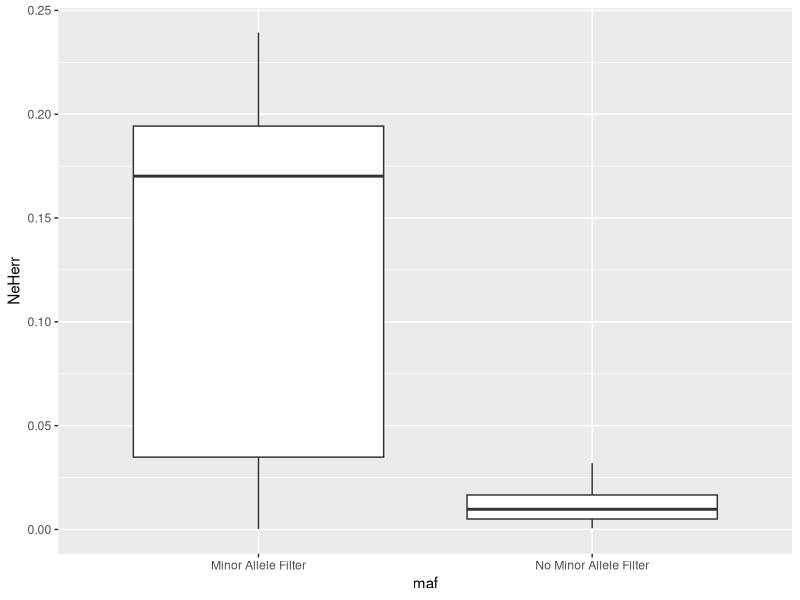
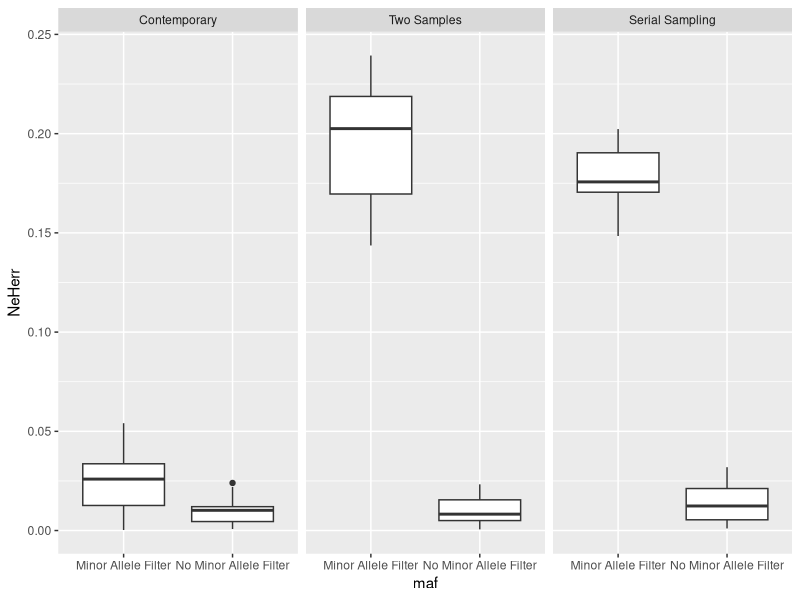
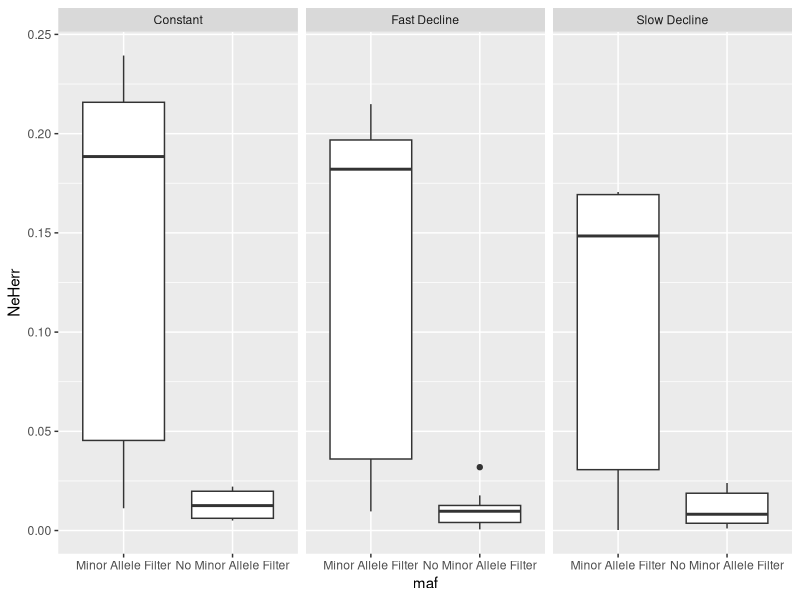
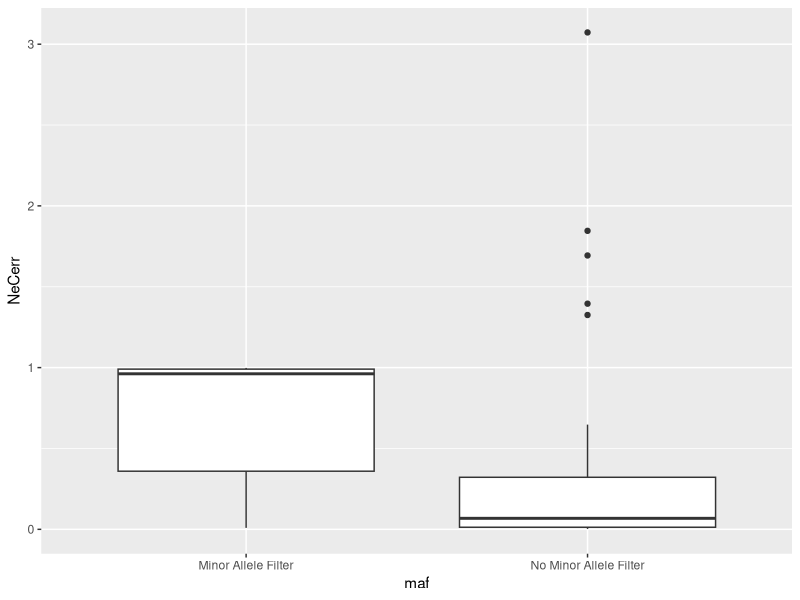
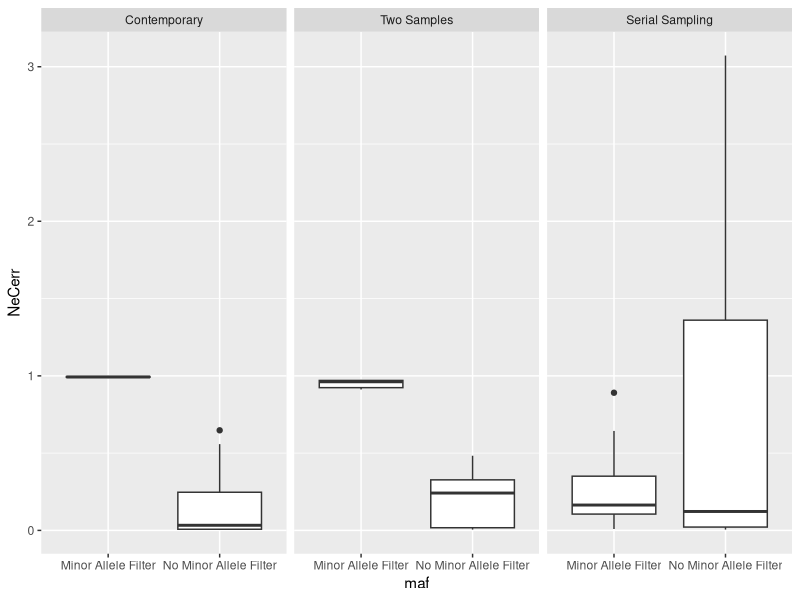
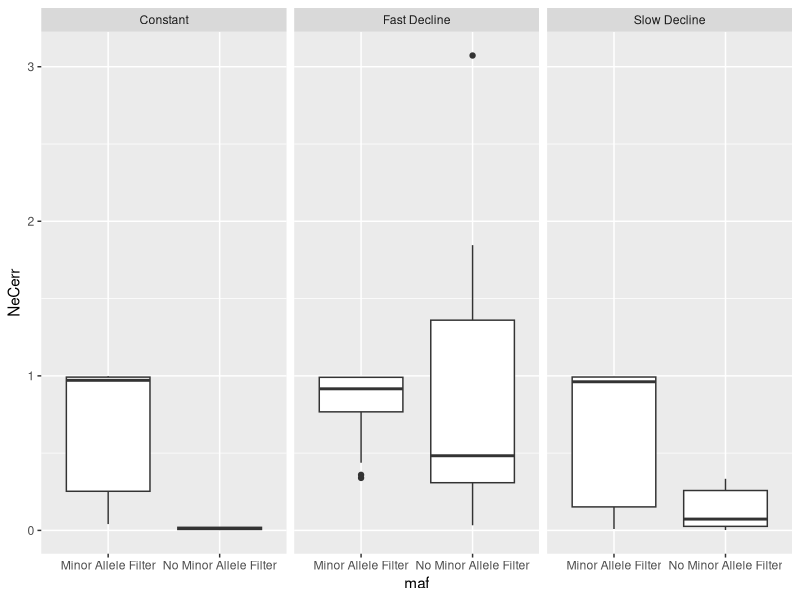
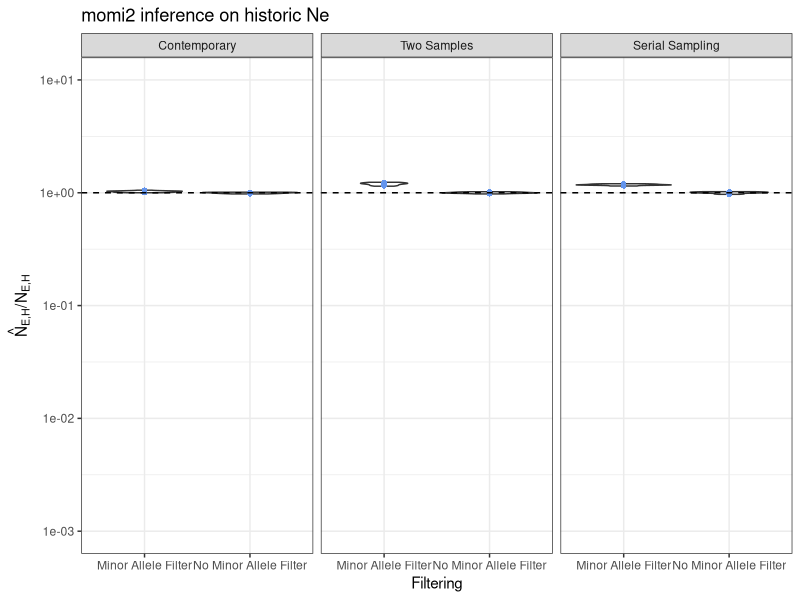
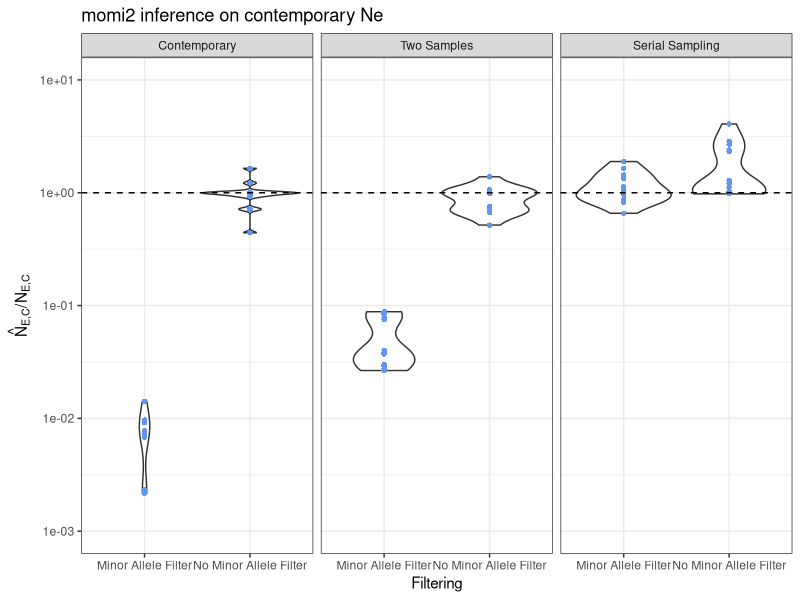

Reproduce these figures in R, in order.
library(tidyverse)
library(ggplot2)

tru=read.csv("inferences/truvalue.csv",header=T)
#tru=read.csv("/Users/nerdbrained/Desktop/Rutger/slimulations/forwardslims_4manuscript/n500_inferences/truvalue.csv",header=T)
tru$scen=paste(tru$NeAnc,tru$td,tru$lambda)

momidat_single=read.csv("inferences/momi_nomaf_data_single2samp.csv",header=T)
momidat_single$Neh_best=ifelse(momidat_single$delta<0,momidat_single$Nh,momidat_single$Nh_Cons)
momidat_single$Nec_best=ifelse(momidat_single$delta<0,momidat_single$Nc,momidat_single$Nc_Cons)
momidat_single$scen=paste(momidat_single$NeAnc,momidat_single$td,momidat_single$lambda)
momidat_single$trueNeH=tru$TrueNeH[match(momidat_single$scen,tru$scen)]
momidat_single$trueNeC=tru$TrueNec[match(momidat_single$scen,tru$scen)]
momidat_single$NeHerr=abs(momidat_single$Neh_best-momidat_single$trueNeH)/momidat_single$trueNeH
momidat_single$NeCerr=abs(momidat_single$Nec_best-momidat_single$trueNeC)/momidat_single$trueNeC
momidat_single$NeHrat <- momidat_single$Neh_best/momidat_single$trueNeH
momidat_single$NeCrat <- momidat_single$Nec_best/momidat_single$trueNeC
momidat_single$modsel=ifelse(momidat_single$delta<0,"Change","Constant")

momidat_maf1=read.csv("inferences/momi_maf1_data_deltaAIC.csv",header=T)
momidat_maf1$Neh_best=ifelse(momidat_maf1$delta<0,momidat_maf1$Nh,momidat_maf1$NhC)
momidat_maf1$Nec_best=ifelse(momidat_maf1$delta<0,momidat_maf1$Nc,momidat_maf1$NcC)
momidat_maf1$scen=paste(momidat_maf1$NeAnc,momidat_maf1$td,momidat_maf1$lambda)
momidat_maf1$trueNeH=tru$TrueNeH[match(momidat_maf1$scen,tru$scen)]
momidat_maf1$trueNeC=tru$TrueNec[match(momidat_maf1$scen,tru$scen)]
momidat_maf1$NeHerr=abs(momidat_maf1$Neh_best-momidat_maf1$trueNeH)/momidat_maf1$trueNeH
momidat_maf1$NeCerr=abs(momidat_maf1$Nec_best-momidat_maf1$trueNeC)/momidat_maf1$trueNeC
momidat_maf1$NeHrat <- momidat_maf1$Neh_best/momidat_maf1$trueNeH
momidat_maf1$NeCrat <- momidat_maf1$Nec_best/momidat_maf1$trueNeC
momidat_maf1$modsel=ifelse(momidat_maf1$delta<0,"Change","Constant")

momidat_basic=read.csv("inferences/momi_nomaf_data_deltaAIC.csv",header=T)
momidat_basic$Neh_best=ifelse(momidat_basic$delta<0,momidat_basic$Neh,momidat_basic$Neh_change)
momidat_basic$Nec_best=ifelse(momidat_basic$delta<0,momidat_basic$Nec,momidat_basic$Nec_change)
momidat_basic$scen=paste(momidat_basic$NeAnc,momidat_basic$td,momidat_basic$lambda)
momidat_basic$trueNeH=tru$TrueNeH[match(momidat_basic$scen,tru$scen)]
momidat_basic$trueNeC=tru$TrueNec[match(momidat_basic$scen,tru$scen)]
momidat_basic$NeHerr=abs(momidat_basic$Neh_best-momidat_basic$trueNeH)/momidat_basic$trueNeH
momidat_basic$NeCerr=abs(momidat_basic$Nec_best-momidat_basic$trueNeC)/momidat_basic$trueNeC
momidat_basic$NeHrat <- momidat_basic$Neh_best/momidat_basic$trueNeH
momidat_basic$NeCrat <- momidat_basic$Nec_best/momidat_basic$trueNeC
momidat_basic$modsel=ifelse(momidat_basic$delta<0,"Constant","Change")


momidat_single_fast=momidat_single[which(momidat_single$scen=="n10e4 td190 l95" & momidat_single$data=="n200" & momidat_single$sampn=="rad50k"),]
momidat_maf1_fast=momidat_maf1[which(momidat_maf1$scen=="n10e4 td190 l95" & momidat_maf1$sampn=="n200" & momidat_maf1$data=="rad50k"),]
momidat_basic_fast=momidat_basic[which(momidat_basic$scen=="n10e4 td190 l95" & momidat_maf1$sampn=="n200" & momidat_maf1$data=="rad50k"),]

momidat_single_slow=momidat_single[which(momidat_single$scen=="n10e4 td100 l99" & momidat_single$data=="n200" & momidat_single$sampn=="rad50k"),]
momidat_maf1_slow=momidat_maf1[which(momidat_maf1$scen=="n10e4 td100 l99" & momidat_maf1$sampn=="n200" & momidat_maf1$data=="rad50k"),]
momidat_basic_slow=momidat_basic[which(momidat_basic$scen=="n10e4 td100 l99" & momidat_maf1$sampn=="n200" & momidat_maf1$data=="rad50k"),]

momidat_single_constant=momidat_single[which(momidat_single$scen=="n10e4 constant constant" & momidat_single$data=="n200" & momidat_single$sampn=="rad50k"),]
momidat_maf1_constant=momidat_maf1[which(momidat_maf1$scen=="n10e4 constant constant" & momidat_maf1$sampn=="n200" & momidat_maf1$data=="rad50k"),]
momidat_basic_constant=momidat_basic[which(momidat_basic$scen=="n10e4 constant constant" & momidat_maf1$sampn=="n200" & momidat_maf1$data=="rad50k"),]

momidat_single_rad50kn200=momidat_single[which(momidat_single$data=="n200" & momidat_single$sampn=="rad50k"),]
momidat_maf1_rad50kn200=momidat_maf1[which(momidat_maf1$sampn=="n200" & momidat_maf1$data=="rad50k"),]
momidat_basic_rad50kn200=momidat_basic[which(momidat_basic$sampn=="n200" & momidat_basic$data=="rad50k"),]


momidat_maf1_rad50kn200 %>% select('NeHerr','NeCerr','scheme','scen','NeCrat','NeHrat') -> maf1err 
maf1err$maf="Minor Allele Filter"
maf1err$scen=gsub("n10e4 constant constant","Constant",maf1err$scen)
maf1err$scen=gsub("n10e4 td100 l99","Slow Decline",maf1err$scen)
maf1err$scen=gsub("n10e4 td190 l95","Fast Decline",maf1err$scen)
maf1err$scheme=gsub("t0","Contemporary",maf1err$scheme)
maf1err$scheme=gsub("Contemporaryt120","Two Samples",maf1err$scheme)
maf1err$scheme=gsub("all","Serial Sampling",maf1err$scheme)

momidat_basic_rad50kn200 %>% 
  filter(!grepl('n10e3|td130|td160|td190 l99',scen)) %>% 
  select('NeHerr','NeCerr','scheme','scen','NeCrat','NeHrat') -> nomaferr 

nomaferr$maf="No Minor Allele Filter"
nomaferr$scen=gsub("n10e4 constant constant","Constant",nomaferr$scen)
nomaferr$scen=gsub("n10e4 td100 l99","Slow Decline",nomaferr$scen)
nomaferr$scen=gsub("n10e4 td190 l95","Fast Decline",nomaferr$scen)
nomaferr$scheme=gsub("t0","Contemporary",nomaferr$scheme)
nomaferr$scheme=gsub("Contemporaryt120","Two Samples",nomaferr$scheme)
nomaferr$scheme=gsub("all","Serial Sampling",nomaferr$scheme)
nomaferr= na.omit(nomaferr)

mafcomp=rbind(nomaferr,maf1err)

mafcomp$col=ifelse(mafcomp$scheme=="Contemporary","blue",ifelse(mafcomp$scheme=="Two Samples","green","orange"))

mafcomp$scheme=factor(mafcomp$scheme, levels=c("Contemporary","Two Samples","Serial Sampling"))

### boxen

p <- ggplot(mafcomp, aes(x=maf, y=NeHerr)) + 
  geom_boxplot()
p
p + facet_wrap(~scheme)
p + facet_wrap(~scen)


p <- ggplot(mafcomp, aes(x=maf, y=NeCerr)) + 
  geom_boxplot()
p
p + facet_wrap(~scheme)
p + facet_wrap(~scen)

#### violins

p <- ggplot(mafcomp, aes(x=maf, y=NeHrat)) + geom_violin()
p + geom_point(shape=16,colour="cornflowerblue") +
  theme_bw() +
  ggtitle("momi2 inference on historic Ne") +
  xlab("Filtering") +
  ylab(expression(paste(hat(N)["E,H"],'/N'["E,H"]))) +
  geom_hline(yintercept=1,linetype="dashed") +
  facet_wrap(~scheme) + scale_y_log10(limits=c(0.001,10)) +
  theme_bw()

ggsave("plots/maf_NeH_violins_revised0509.pdf",device="pdf")

p <- ggplot(mafcomp, aes(x=maf, y=NeCrat)) + geom_violin()
p + geom_point(shape=16,colour="cornflowerblue") + 
  theme_bw() +
  ggtitle("momi2 inference on contemporary Ne") + 
  xlab("Filtering") +
  ylab(expression(paste(hat(N)["E,C"],'/N'["E,C"]))) +
  geom_hline(yintercept=1,linetype="dashed") +
  facet_wrap(~scheme)  + scale_y_log10(limits=c(0.001,10)) +
  theme_bw()

ggsave("plots/maf_NeC_violins_revised0509.pdf",device="pdf")


### singletons

nomaferr$maf="None"

nomaferr %>%
  filter(scheme=="Two Samples") -> nomaf2samp

momidat_single %>% 
  filter(scheme=="t0t120") %>% 
  select('NeHerr','NeCerr','scheme','scen','NeCrat','NeHrat','maf') -> singleerr 
singleerr$scen=gsub("n10e4 constant constant","Constant",singleerr$scen)
singleerr$scen=gsub("n10e4 td100 l99","Slow Decline",singleerr$scen)
singleerr$scen=gsub("n10e4 td190 l95","Fast Decline",singleerr$scen)
singleerr$scheme=gsub("t0t120","Two Samples",singleerr$scheme)
singleerr$maf=gsub("e0.0001","1e-4",singleerr$maf)
singleerr$maf=gsub("e0.001","1e-3",singleerr$maf)
singleerr$maf=gsub("e1e-05","1e-5",singleerr$maf)

#mafcomp=rbind(nomaf2samp,singleerr)

#mafcomp$col=ifelse(mafcomp$scheme=="Contemporary","blue",ifelse(mafcomp$scheme=="Two Samples","green","orange"))

#mafcomp$scheme=factor(mafcomp$scheme, levels=c("Contemporary","Two Samples","Serial Sampling"))

####

p <- ggplot(mafcomp, aes(x=maf, y=NeHerr)) + 
  geom_boxplot()
p
p + facet_wrap(~scen)

p <- ggplot(mafcomp, aes(x=maf, y=NeCerr)) + 
  geom_boxplot()
p
p + facet_wrap(~scen)


#### violins

p <- ggplot(mafcomp, aes(x=maf, y=NeHrat)) + geom_violin()
p + geom_point(shape=16,col=mafcomp$col) + ggtitle("momi2 inference on historic Ne") + xlab("Assembly Scheme") + ylab(expression(paste(widehat('N'[E]),'H/N'[E],'H'))) + geom_hline(yintercept=1,linetype="dashed") + facet_wrap(~scen) + scale_y_log10(limits=c(0.001,10))

p <- ggplot(mafcomp, aes(x=maf, y=NeCrat)) + geom_violin()
p + geom_point(shape=16,col=mafcomp$col) + ggtitle("momi2 inference on contemporary Ne") + xlab("Assembly Scheme") + ylab(expression(paste(widehat('N'[E]),'C/N'[E],'C'))) + geom_hline(yintercept=1,linetype="dashed") + facet_wrap(~scen)  + scale_y_log10(limits=c(0.001,10))

#### no wrap

p <- ggplot(mafcomp, aes(x=maf, y=NeHrat)) + geom_violin()
p + geom_point(shape=16,colour="cornflowerblue") + 
  theme_bw()+ ggtitle("momi2 inference on historic Ne") + 
  xlab("Singleton Rate") + 
  ylab(expression(paste(hat(N)["E,H"],'/N'["E,H"]))) + 
  geom_hline(yintercept=1,linetype="dashed") + 
  scale_y_log10(limits=c(0.001,10))

ggsave("singleton_NeH_violins_revised0429.pdf",device="pdf")

p <- ggplot(mafcomp, aes(x=maf, y=NeCrat)) + geom_violin()
p + geom_point(shape=16,colour="cornflowerblue") + 
  theme_bw()+ ggtitle("momi2 inference on contemporary Ne") + 
  xlab("Singleton Rate") + 
  ylab(expression(paste(hat(N)["E,C"],'/N'["E,C"]))) + 
  geom_hline(yintercept=1,linetype="dashed") + 
  scale_y_log10(limits=c(0.001,10))

ggsave("singleton_NeC_violins_revised0429.pdf",device="pdf")




#### clumped figure!! for 2 samp

tru=read.csv("inferences/truvalue.csv",header=T)
tru$scen=paste(tru$NeAnc,tru$td,tru$lambda)

momidat_single=read.csv("inferences/momi_nomaf_data_single2samp.csv",header=T)
momidat_single$Neh_best=ifelse(momidat_single$delta<0,momidat_single$Nh,momidat_single$Nh_Cons)
momidat_single$Nec_best=ifelse(momidat_single$delta<0,momidat_single$Nc,momidat_single$Nc_Cons)
momidat_single$scen=paste(momidat_single$NeAnc,momidat_single$td,momidat_single$lambda)
momidat_single$trueNeH=tru$TrueNeH[match(momidat_single$scen,tru$scen)]
momidat_single$trueNeC=tru$TrueNec[match(momidat_single$scen,tru$scen)]
momidat_single$NeHerr=abs(momidat_single$Neh_best-momidat_single$trueNeH)/momidat_single$trueNeH
momidat_single$NeCerr=abs(momidat_single$Nec_best-momidat_single$trueNeC)/momidat_single$trueNeC
momidat_single$NeHrat <- momidat_single$Neh_best/momidat_single$trueNeH
momidat_single$NeCrat <- momidat_single$Nec_best/momidat_single$trueNeC
momidat_single$modsel=ifelse(momidat_single$delta<0,"Change","Constant")

momidat_maf1=read.csv("inferences/momi_maf1_data_deltaAIC.csv",header=T)
momidat_maf1$Neh_best=ifelse(momidat_maf1$delta<0,momidat_maf1$Nh,momidat_maf1$NhC)
momidat_maf1$Nec_best=ifelse(momidat_maf1$delta<0,momidat_maf1$Nc,momidat_maf1$NcC)
momidat_maf1$scen=paste(momidat_maf1$NeAnc,momidat_maf1$td,momidat_maf1$lambda)
momidat_maf1$trueNeH=tru$TrueNeH[match(momidat_maf1$scen,tru$scen)]
momidat_maf1$trueNeC=tru$TrueNec[match(momidat_maf1$scen,tru$scen)]
momidat_maf1$NeHerr=abs(momidat_maf1$Neh_best-momidat_maf1$trueNeH)/momidat_maf1$trueNeH
momidat_maf1$NeCerr=abs(momidat_maf1$Nec_best-momidat_maf1$trueNeC)/momidat_maf1$trueNeC
momidat_maf1$NeHrat <- momidat_maf1$Neh_best/momidat_maf1$trueNeH
momidat_maf1$NeCrat <- momidat_maf1$Nec_best/momidat_maf1$trueNeC
momidat_maf1$modsel=ifelse(momidat_maf1$delta<0,"Change","Constant")

momidat_basic=read.csv("inferences/momi_nomaf_data_deltaAIC.csv",header=T)
momidat_basic$Neh_best=ifelse(momidat_basic$delta<0,momidat_basic$Neh,momidat_basic$Neh_change)
momidat_basic$Nec_best=ifelse(momidat_basic$delta<0,momidat_basic$Nec,momidat_basic$Nec_change)
momidat_basic$scen=paste(momidat_basic$NeAnc,momidat_basic$td,momidat_basic$lambda)
momidat_basic$trueNeH=tru$TrueNeH[match(momidat_basic$scen,tru$scen)]
momidat_basic$trueNeC=tru$TrueNec[match(momidat_basic$scen,tru$scen)]
momidat_basic$NeHerr=abs(momidat_basic$Neh_best-momidat_basic$trueNeH)/momidat_basic$trueNeH
momidat_basic$NeCerr=abs(momidat_basic$Nec_best-momidat_basic$trueNeC)/momidat_basic$trueNeC
momidat_basic$NeHrat <- momidat_basic$Neh_best/momidat_basic$trueNeH
momidat_basic$NeCrat <- momidat_basic$Nec_best/momidat_basic$trueNeC
momidat_basic$modsel=ifelse(momidat_basic$delta<0,"Constant","Change")


momidat_single_fast=momidat_single[which(momidat_single$scen=="n10e4 td190 l95" & momidat_single$data=="n200" & momidat_single$sampn=="rad50k"),]
momidat_maf1_fast=momidat_maf1[which(momidat_maf1$scen=="n10e4 td190 l95" & momidat_maf1$sampn=="n200" & momidat_maf1$data=="rad50k"),]
momidat_basic_fast=momidat_basic[which(momidat_basic$scen=="n10e4 td190 l95" & momidat_maf1$sampn=="n200" & momidat_maf1$data=="rad50k"),]

momidat_single_slow=momidat_single[which(momidat_single$scen=="n10e4 td100 l99" & momidat_single$data=="n200" & momidat_single$sampn=="rad50k"),]
momidat_maf1_slow=momidat_maf1[which(momidat_maf1$scen=="n10e4 td100 l99" & momidat_maf1$sampn=="n200" & momidat_maf1$data=="rad50k"),]
momidat_basic_slow=momidat_basic[which(momidat_basic$scen=="n10e4 td100 l99" & momidat_maf1$sampn=="n200" & momidat_maf1$data=="rad50k"),]

momidat_single_constant=momidat_single[which(momidat_single$scen=="n10e4 constant constant" & momidat_single$data=="n200" & momidat_single$sampn=="rad50k"),]
momidat_maf1_constant=momidat_maf1[which(momidat_maf1$scen=="n10e4 constant constant" & momidat_maf1$sampn=="n200" & momidat_maf1$data=="rad50k"),]
momidat_basic_constant=momidat_basic[which(momidat_basic$scen=="n10e4 constant constant" & momidat_maf1$sampn=="n200" & momidat_maf1$data=="rad50k"),]

momidat_single_rad50kn200=momidat_single[which(momidat_single$data=="n200" & momidat_single$sampn=="rad50k"),]
momidat_maf1_rad50kn200=momidat_maf1[which(momidat_maf1$sampn=="n200" & momidat_maf1$data=="rad50k"),]
momidat_basic_rad50kn200=momidat_basic[which(momidat_basic$sampn=="n200" & momidat_basic$data=="rad50k"),]

momidat_maf1_rad50kn200 %>% select('NeHerr','NeCerr','scheme','scen','NeCrat','NeHrat') -> maf1err 
maf1err$maf="Minor Allele Filter"
maf1err$scen=gsub("n10e4 constant constant","Constant",maf1err$scen)
maf1err$scen=gsub("n10e4 td100 l99","Slow Decline",maf1err$scen)
maf1err$scen=gsub("n10e4 td190 l95","Fast Decline",maf1err$scen)
maf1err$scheme=gsub("t0","Contemporary",maf1err$scheme)
maf1err$scheme=gsub("Contemporaryt120","Two Samples",maf1err$scheme)
maf1err$scheme=gsub("all","Serial Sampling",maf1err$scheme)

momidat_basic_rad50kn200 %>% 
  filter(!grepl('n10e3|td130|td160|td190 l99',scen)) %>% 
  select('NeHerr','NeCerr','scheme','scen','NeCrat','NeHrat') -> nomaferr 

nomaferr$maf="No Minor Allele Filter"
nomaferr$scen=gsub("n10e4 constant constant","Constant",nomaferr$scen)
nomaferr$scen=gsub("n10e4 td100 l99","Slow Decline",nomaferr$scen)
nomaferr$scen=gsub("n10e4 td190 l95","Fast Decline",nomaferr$scen)
nomaferr$scheme=gsub("t0","Contemporary",nomaferr$scheme)
nomaferr$scheme=gsub("Contemporaryt120","Two Samples",nomaferr$scheme)
nomaferr$scheme=gsub("all","Serial Sampling",nomaferr$scheme)
nomaferr= na.omit(nomaferr)

nomaferr %>%
  filter(scheme=="Two Samples") -> nomaf2samp

maf1err %>%
  filter(scheme=="Two Samples") -> maf12samp


momidat_single %>% 
  filter(scheme=="t0t120") %>% 
  select('NeHerr','NeCerr','scheme','scen','NeCrat','NeHrat','maf') -> singleerr 
singleerr$scen=gsub("n10e4 constant constant","Constant",singleerr$scen)
singleerr$scen=gsub("n10e4 td100 l99","Slow Decline",singleerr$scen)
singleerr$scen=gsub("n10e4 td190 l95","Fast Decline",singleerr$scen)
singleerr$scheme=gsub("t0t120","Two Samples",singleerr$scheme)
singleerr$maf=gsub("e0.0001","Singleton Rate 1e-4",singleerr$maf)
singleerr$maf=gsub("e0.001","Singleton Rate 1e-3",singleerr$maf)
singleerr$maf=gsub("e1e-05","Singleton Rate 1e-5",singleerr$maf)


mafcomp=rbind(nomaf2samp,maf12samp,singleerr)

mafcomp$maf=factor(mafcomp$maf,levels=c("Singleton Rate 1e-3","Singleton Rate 1e-4","Singleton Rate 1e-5","No Minor Allele Filter","Minor Allele Filter"))

mafcomp1=mafcomp

mafcomp2=mafcomp

mafcomp1$metric="NEH"
mafcomp2$metric="NEC"
mafcomp1$Nerat=mafcomp1$NeHrat
mafcomp2$Nerat=mafcomp2$NeCrat

mafcomp12=rbind(mafcomp1,mafcomp2)

mafcomp12$metric=factor(mafcomp12$metric,levels=c("NEH","NEC"))

p <- ggplot(mafcomp12,aes(y=Nerat, x=maf, fill=metric, colour=scheme)) 
p+ geom_hline(yintercept=1,linetype="dashed",col="gray") + geom_violin(position=position_dodge(width=0.5),scale="width", width=0.3, alpha=0.8,trim="false") +
  scale_color_manual(values=c("Two Samples"="black"))+
  scale_fill_manual(values=c("NEH"="black","NEC"="white"))+
  ylab(expression(paste(hat(N)["E"],'/N'["E"]))) +
  xlab("") +
  # facet_wrap(~scen) +
  # facet_grid(cols=vars(method),rows=vars(data)) +
  scale_y_log10(limits=c(0.0005,5)) +
  theme_bw() +
  theme(legend.position="none") +
  ggtitle("")

ggsave("plots/singlemaf_NeHCrat_050922.pdf",device="pdf")



#### maf across sampling schemes

momidat_single=read.csv("inferences/momi_nomaf_data_single2samp.csv",header=T)
momidat_single$Neh_best=ifelse(momidat_single$delta<0,momidat_single$Nh,momidat_single$Nh_Cons)
momidat_single$Nec_best=ifelse(momidat_single$delta<0,momidat_single$Nc,momidat_single$Nc_Cons)
momidat_single$scen=paste(momidat_single$NeAnc,momidat_single$td,momidat_single$lambda)
momidat_single$trueNeH=tru$TrueNeH[match(momidat_single$scen,tru$scen)]
momidat_single$trueNeC=tru$TrueNec[match(momidat_single$scen,tru$scen)]
momidat_single$NeHerr=abs(momidat_single$Neh_best-momidat_single$trueNeH)/momidat_single$trueNeH
momidat_single$NeCerr=abs(momidat_single$Nec_best-momidat_single$trueNeC)/momidat_single$trueNeC
momidat_single$NeHrat <- momidat_single$Neh_best/momidat_single$trueNeH
momidat_single$NeCrat <- momidat_single$Nec_best/momidat_single$trueNeC
momidat_single$modsel=ifelse(momidat_single$delta<0,"Change","Constant")

momidat_maf1=read.csv("inferences/momi_maf1_data_deltaAIC.csv",header=T)
momidat_maf1$Neh_best=ifelse(momidat_maf1$delta<0,momidat_maf1$Nh,momidat_maf1$NhC)
momidat_maf1$Nec_best=ifelse(momidat_maf1$delta<0,momidat_maf1$Nc,momidat_maf1$NcC)
momidat_maf1$scen=paste(momidat_maf1$NeAnc,momidat_maf1$td,momidat_maf1$lambda)
momidat_maf1$trueNeH=tru$TrueNeH[match(momidat_maf1$scen,tru$scen)]
momidat_maf1$trueNeC=tru$TrueNec[match(momidat_maf1$scen,tru$scen)]
momidat_maf1$NeHerr=abs(momidat_maf1$Neh_best-momidat_maf1$trueNeH)/momidat_maf1$trueNeH
momidat_maf1$NeCerr=abs(momidat_maf1$Nec_best-momidat_maf1$trueNeC)/momidat_maf1$trueNeC
momidat_maf1$NeHrat <- momidat_maf1$Neh_best/momidat_maf1$trueNeH
momidat_maf1$NeCrat <- momidat_maf1$Nec_best/momidat_maf1$trueNeC
momidat_maf1$modsel=ifelse(momidat_maf1$delta<0,"Change","Constant")

momidat_basic=read.csv("inferences/momi_nomaf_data_deltaAIC.csv",header=T)
momidat_basic$Neh_best=ifelse(momidat_basic$delta<0,momidat_basic$Neh,momidat_basic$Neh_change)
momidat_basic$Nec_best=ifelse(momidat_basic$delta<0,momidat_basic$Nec,momidat_basic$Nec_change)
momidat_basic$scen=paste(momidat_basic$NeAnc,momidat_basic$td,momidat_basic$lambda)
momidat_basic$trueNeH=tru$TrueNeH[match(momidat_basic$scen,tru$scen)]
momidat_basic$trueNeC=tru$TrueNec[match(momidat_basic$scen,tru$scen)]
momidat_basic$NeHerr=abs(momidat_basic$Neh_best-momidat_basic$trueNeH)/momidat_basic$trueNeH
momidat_basic$NeCerr=abs(momidat_basic$Nec_best-momidat_basic$trueNeC)/momidat_basic$trueNeC
momidat_basic$NeHrat <- momidat_basic$Neh_best/momidat_basic$trueNeH
momidat_basic$NeCrat <- momidat_basic$Nec_best/momidat_basic$trueNeC
momidat_basic$modsel=ifelse(momidat_basic$delta<0,"Constant","Change")


momidat_single_fast=momidat_single[which(momidat_single$scen=="n10e4 td190 l95" & momidat_single$data=="n200" & momidat_single$sampn=="rad50k"),]
momidat_maf1_fast=momidat_maf1[which(momidat_maf1$scen=="n10e4 td190 l95" & momidat_maf1$sampn=="n200" & momidat_maf1$data=="rad50k"),]
momidat_basic_fast=momidat_basic[which(momidat_basic$scen=="n10e4 td190 l95" & momidat_maf1$sampn=="n200" & momidat_maf1$data=="rad50k"),]

momidat_single_slow=momidat_single[which(momidat_single$scen=="n10e4 td100 l99" & momidat_single$data=="n200" & momidat_single$sampn=="rad50k"),]
momidat_maf1_slow=momidat_maf1[which(momidat_maf1$scen=="n10e4 td100 l99" & momidat_maf1$sampn=="n200" & momidat_maf1$data=="rad50k"),]
momidat_basic_slow=momidat_basic[which(momidat_basic$scen=="n10e4 td100 l99" & momidat_maf1$sampn=="n200" & momidat_maf1$data=="rad50k"),]

momidat_single_constant=momidat_single[which(momidat_single$scen=="n10e4 constant constant" & momidat_single$data=="n200" & momidat_single$sampn=="rad50k"),]
momidat_maf1_constant=momidat_maf1[which(momidat_maf1$scen=="n10e4 constant constant" & momidat_maf1$sampn=="n200" & momidat_maf1$data=="rad50k"),]
momidat_basic_constant=momidat_basic[which(momidat_basic$scen=="n10e4 constant constant" & momidat_maf1$sampn=="n200" & momidat_maf1$data=="rad50k"),]

momidat_single_rad50kn200=momidat_single[which(momidat_single$data=="n200" & momidat_single$sampn=="rad50k"),]
momidat_maf1_rad50kn200=momidat_maf1[which(momidat_maf1$sampn=="n200" & momidat_maf1$data=="rad50k"),]
momidat_basic_rad50kn200=momidat_basic[which(momidat_basic$sampn=="n200" & momidat_basic$data=="rad50k"),]


momidat_maf1_rad50kn200 %>% select('NeHerr','NeCerr','scheme','scen','NeCrat','NeHrat') -> maf1err 
maf1err$maf="Minor Allele Filter"
maf1err$scen=gsub("n10e4 constant constant","Constant",maf1err$scen)
maf1err$scen=gsub("n10e4 td100 l99","Slow Decline",maf1err$scen)
maf1err$scen=gsub("n10e4 td190 l95","Fast Decline",maf1err$scen)
maf1err$scheme=gsub("t0","Contemporary",maf1err$scheme)
maf1err$scheme=gsub("Contemporaryt120","Two Samples",maf1err$scheme)
maf1err$scheme=gsub("all","Serial Sampling",maf1err$scheme)

momidat_basic_rad50kn200 %>% 
  filter(!grepl('n10e3|td130|td160|td190 l99',scen)) %>% 
  select('NeHerr','NeCerr','scheme','scen','NeCrat','NeHrat') -> nomaferr 

nomaferr$maf="No Minor Allele Filter"
nomaferr$scen=gsub("n10e4 constant constant","Constant",nomaferr$scen)
nomaferr$scen=gsub("n10e4 td100 l99","Slow Decline",nomaferr$scen)
nomaferr$scen=gsub("n10e4 td190 l95","Fast Decline",nomaferr$scen)
nomaferr$scheme=gsub("t0","Contemporary",nomaferr$scheme)
nomaferr$scheme=gsub("Contemporaryt120","Two Samples",nomaferr$scheme)
nomaferr$scheme=gsub("all","Serial Sampling",nomaferr$scheme)
nomaferr= na.omit(nomaferr)

mafcomp=rbind(nomaferr,maf1err)

mafcomp$col=ifelse(mafcomp$scheme=="Contemporary","blue",ifelse(mafcomp$scheme=="Two Samples","green","orange"))

mafcomp$scheme=factor(mafcomp$scheme, levels=c("Contemporary","Two Samples","Serial Sampling"))

mafcomp1=mafcomp

mafcomp2=mafcomp

mafcomp1$metric="NEH"
mafcomp2$metric="NEC"
mafcomp1$Nerat=mafcomp1$NeHrat
mafcomp2$Nerat=mafcomp2$NeCrat

mafcomp12=rbind(mafcomp1,mafcomp2)

mafcomp12$metric=factor(mafcomp12$metric,levels=c("NEH","NEC"))


p <- ggplot(mafcomp12,aes(y=Nerat, x=maf, fill=metric, colour=scheme)) 
p+ geom_hline(yintercept=1,linetype="dashed",col="gray") + geom_violin(position=position_dodge(width=0.5),scale="width", width=0.3, alpha=0.8,trim="false") +
  scale_color_manual(values=c("Two Samples"="black","Contemporary"="black","Serial Sampling"="black"))+
  scale_fill_manual(values=c("NEH"="black","NEC"="white"))+
  ylab(expression(paste(hat(N)["E"],'/N'["E"]))) +
  xlab("") +
  facet_wrap(~scheme) +
  # facet_grid(cols=vars(method),rows=vars(data)) +
  scale_y_log10(limits=c(0.0005,5)) +
  theme_bw() +
  theme(legend.position="none") +
  ggtitle("")

ggsave("plots/maf_schemes_NeHCrat_050922.pdf",device="pdf")
